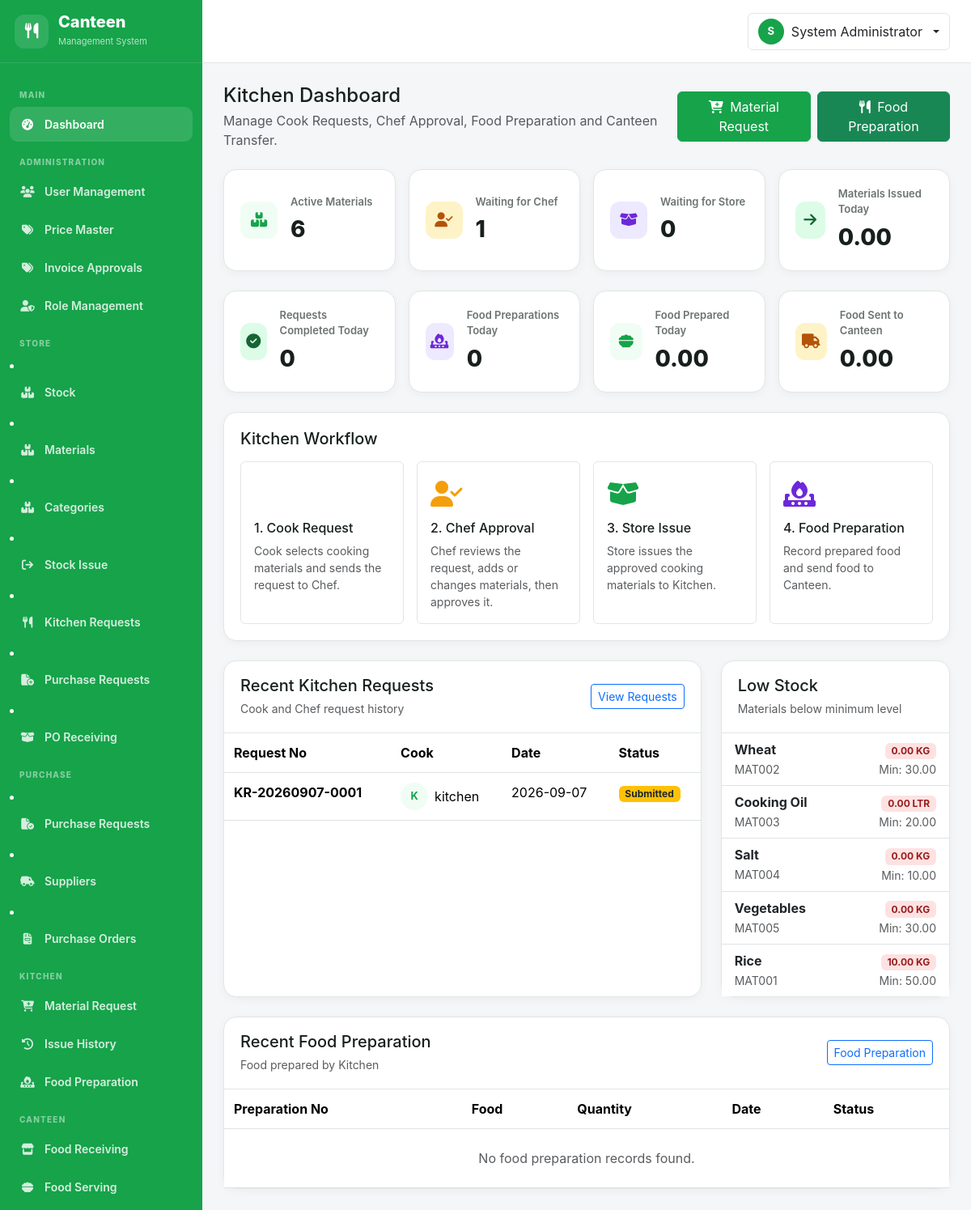
Screenshot of /kitchen/dashboard.php (signed in) with the database file from the repository.
### tables this page shows
CREATE TABLE `kitchen_requests` (
  `id` int(10) UNSIGNED NOT NULL,
  `request_no` varchar(60) NOT NULL,
  `requested_by` int(10) UNSIGNED NOT NULL,
  `request_date` date NOT NULL,
  `status` enum('Draft','Submitted','Chef Approved','Sent to Store','Partially Issued','Completed','Rejected') NOT NULL DEFAULT 'Submitted',
  `cook_remarks` text DEFAULT NULL,
  `chef_remarks` text DEFAULT NULL,
  `approved_by` int(10) UNSIGNED DEFAULT NULL,
  `approved_at` datetime DEFAULT NULL,
  `sent_to_store_at` datetime DEFAULT NULL,
  `created_at` datetime NOT NULL DEFAULT current_timestamp(),
  `updated_at` datetime DEFAULT NULL ON UPDATE current_timestamp()
);

CREATE TABLE `users` (
  `id` int(10) UNSIGNED NOT NULL,
  `role_id` int(10) UNSIGNED NOT NULL,
  `employee_code` varchar(50) DEFAULT NULL,
  `employee_name` varchar(150) NOT NULL,
  `email` varchar(150) NOT NULL,
  `password` varchar(255) NOT NULL,
  `status` enum('Enable','Disabled') NOT NULL DEFAULT 'Enable',
  `created_at` datetime NOT NULL DEFAULT current_timestamp(),
  `updated_at` datetime DEFAULT NULL ON UPDATE current_timestamp()
);

CREATE TABLE `materials` (
  `id` int(10) UNSIGNED NOT NULL,
  `material_code` varchar(50) DEFAULT NULL,
  `material_name` varchar(150) NOT NULL,
  `category` varchar(100) DEFAULT NULL,
  `unit` varchar(50) NOT NULL,
  `unit_price` decimal(10,2) NOT NULL DEFAULT 0.00,
  `minimum_stock` decimal(12,2) DEFAULT 0.00,
  `current_stock` decimal(12,2) DEFAULT 0.00,
  `status` enum('Enable','Disabled') DEFAULT 'Enable',
  `created_at` datetime DEFAULT current_timestamp(),
  `updated_at` datetime DEFAULT NULL ON UPDATE current_timestamp()
);

### kitchen/dashboard.php (the view, shortened to what the rows shown need)
<?php
require_once __DIR__ . '/../config/database.php';
require_once __DIR__ . '/../includes/functions.php';
$stmt = $con->query("
    SELECT
        kr.id,
        kr.request_no,
        kr.request_date,
        kr.status,
        kr.cook_remarks,
        kr.chef_remarks,
        u.employee_name
    FROM kitchen_requests kr
    LEFT JOIN users u
        ON u.id = kr.requested_by
    ORDER BY kr.id DESC
    LIMIT 10
");
$recentRequests = $stmt->fetchAll();
$stmt = $con->query("
    SELECT
        material_code,
        material_name,
        unit,
        current_stock,
        minimum_stock
    FROM materials
    WHERE status = 'Enable'
      AND current_stock <= minimum_stock
    ORDER BY current_stock ASC
    LIMIT 10
");
$lowStockMaterials = $stmt->fetchAll();
require_once __DIR__ . '/../includes/header.php';
?>
<div class="main-content">
    <div class="page-body">
    <div class="row g-4">
        <div class="col-lg-8">
            <div class="content-card h-100">
                <div class="table-responsive">
                    <table class="table table-hover mb-0">
                        <thead>
                            <tr>
                                <th>
                                    Request No
                                </th>
                                <th>
                                    Cook
                                </th>
                                <th>
                                    Date
                                </th>
                                <th>
                                    Status
                                </th>
                            </tr>
                        </thead>
                        <tbody>
                        <?php if (
                            empty($recentRequests)
                        ): ?>
                            <tr>
                                <td
                                    colspan="4"
                                    class="text-center text-muted py-4"
                                >
                                    No kitchen requests found.
                                </td>
                            </tr>
                        <?php else: ?>
                            <?php foreach (
                                $recentRequests
                                as $request
                            ): ?>
                                <?php
                                $requesterInitial = strtoupper(
                                    substr(
                                        trim((string)($request['employee_name'] ?? '-')),
                                        0,
                                        1
                                    )
                                );
                                ?>
                                <tr>
                                    <td>
                                        <strong>
                                            <?= e(
                                                $request['request_no']
                                            ) ?>
                                        </strong>
                                    </td>
                                    <td>
                                        <div class="d-flex align-items-center gap-2">
                                            <span class="row-avatar">
                                                <?= e($requesterInitial) ?>
                                            </span>
                                            <span>
                                                <?= e(
                                                    $request['employee_name']
                                                    ?? '-'
                                                ) ?>
                                            </span>
                                        </div>
                                    </td>
                                    <td>
                                        <?= e(
                                            $request['request_date']
                                        ) ?>
                                    </td>
                                    <td>
                                    <?php
                                    $status =
                                        $request['status'];
                                    $badgeClass =
                                        'bg-secondary';
                                    if (
                                        $status ===
                                        'Submitted'
                                    ) {
                                        $badgeClass =
                                            'bg-warning text-dark';
                                    } elseif (
                                        $status ===
                                        'Chef Approved'
                                    ) {
                                        $badgeClass =
                                            'bg-primary';
                                    } elseif (
                                        $status ===
                                        'Sent to Store'
                                    ) {
                                        $badgeClass =
                                            'bg-info text-dark';
                                    } elseif (
                                        $status ===
                                        'Partially Issued'
                                    ) {
                                        $badgeClass =
                                            'bg-warning text-dark';
                                    } elseif (
                                        $status ===
                                        'Completed'
                                    ) {
                                        $badgeClass =
                                            'badge-enable';
                                    } elseif (
                                        $status ===
                                        'Rejected'
                                    ) {
                                        $badgeClass =
                                            'badge-disabled';
                                    }
                                    ?>
                                        <span
                                            class="badge <?= $badgeClass ?>"
                                        >
                                            <?= e(
                                                $status
                                            ) ?>
                                        </span>
                                    </td>
                                </tr>
                            <?php endforeach; ?>
                        <?php endif; ?>
                        </tbody>
                    </table>
                </div>
            </div>
        </div>
        <div class="col-lg-4">
            <div class="content-card h-100">
                <div class="list-group list-group-flush">
                <?php if (
                    empty($lowStockMaterials)
                ): ?>
                    <div
                        class="text-center text-muted py-4"
                    >
                        <i
                            class="fa-solid fa-circle-check fs-3 mb-2"
                            style="color: var(--primary);"
                        ></i>
                        <br>
                        No low stock materials.
                    </div>
                <?php else: ?>
                    <?php foreach (
                        $lowStockMaterials
                        as $material
                    ): ?>
                        <div
                            class="list-group-item"
                        >
                            <div
                                class="d-flex justify-content-between"
                            >
                                <div>
                                    <strong>
                                        <?= e(
                                            $material['material_name']
                                        ) ?>
                                    </strong>
                                    <br>
                                    <small
                                        class="text-muted"
                                    >
                                        <?= e(
                                            $material['material_code']
                                        ) ?>
                                    </small>
                                </div>
                                <div
                                    class="text-end"
                                >
                                    <span
                                        class="badge badge-disabled"
                                    >
                                        <?= number_format(
                                            (float)
                                            $material['current_stock'],
                                            2
                                        ) ?>
                                        <?= e(
                                            $material['unit']
                                        ) ?>
                                    </span>
                                    <br>
                                    <small
                                        class="text-muted"
                                    >
                                        Min:
                                        <?= number_format(
                                            (float)
                                            $material['minimum_stock'],
                                            2
                                        ) ?>
                                    </small>
                                </div>
                            </div>
                        </div>
                    <?php endforeach; ?>
                <?php endif; ?>
                </div>
            </div>
        </div>
    </div>
    <div class="content-card mt-4">
        <div class="table-responsive">
            <table class="table table-hover mb-0">
                <thead>
                    <tr>
                        <th>
                            Preparation No
                        </th>
                        <th>
                            Food
                        </th>
                        <th>
                            Quantity
                        </th>
                        <th>
                            Date
                        </th>
                        <th>
                            Status
                        </th>
                    </tr>
                </thead>
            </table>
        </div>
    </div>
    </div>
</div>
<?php
require_once __DIR__ . '/../includes/footer.php';
?>

### rows the page displays
kitchen_requests: request_no "KR-20260907-0001", requested_by.employee_name "K", requested_by.employee_name "kitchen", request_date "2026-09-07", status "Submitted"
materials: material_name "Wheat", material_code "MAT002", current_stock "0.00", unit "KG", minimum_stock "30.00"
materials: material_name "Cooking Oil", material_code "MAT003", current_stock "0.00", unit "LTR", minimum_stock "20.00"
materials: material_name "Salt", material_code "MAT004", current_stock "0.00", unit "KG", minimum_stock "10.00"
materials: material_name "Vegetables", material_code "MAT005", current_stock "0.00", unit "KG", minimum_stock "30.00"
materials: material_name "Rice", material_code "MAT001", current_stock "10.00", unit "KG", minimum_stock "50.00"

### other values shown
substr($_SESSION['employee_name'] ?? 'U', 0, 1) "S"
$_SESSION['employee_name'] "System Administrator"
$totalMaterials "6"
$pendingChefApproval "1"
$pendingStoreIssue "0"
$todayIssued "0.00"
$completedRequests "0"
$todayFoodPreparations "0"
$todayPreparedQty "0.00"
$todayFoodSent "0.00"
